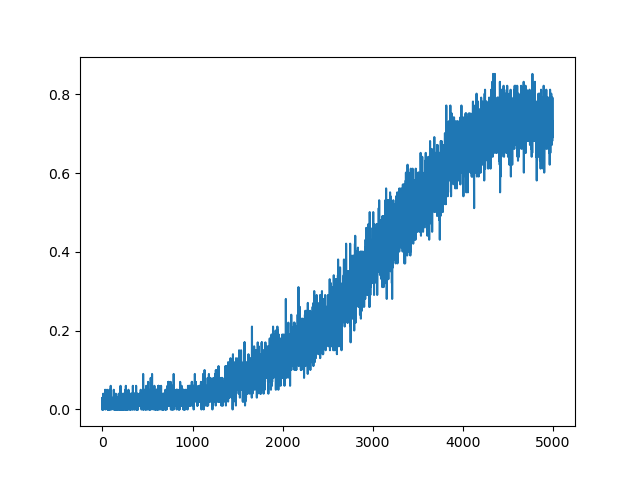

Reproduce this figure in Python.
import gym
import matplotlib.pyplot as plt
import numpy as np
from q_learning_agent import Agent

if __name__ == '__main__':

    env = gym.make('FrozenLake-v1')#, render_mode="human")

    agent = Agent(lr=0.001, gamma=0.9, eps_start=1.0, eps_end=0.01, eps_dec=0.9999995, n_actions=4, n_states=16)

    scores = []
    win_pct_list = []
    n_games = 500000

    for i in range(n_games):
        done = False
        observation = env.reset()
        observation = observation[0]
        score = 0
        #env.render()

        while not done:
            action = agent.choose_action(observation)
            observation_, reward, done, info, _ = env.step(action)
            agent.learn(observation, action, reward, observation_)
            score += reward
            observation = observation_
        scores.append(score)
        if i % 100 == 0.0:
            win_pct = np.mean(scores[-100:])
            win_pct_list.append(win_pct)
            if i % 1000 == 0.0:
                print('episode ', i, 'win_pct %.2f' % win_pct,
                      'epsilon %.2f' % agent.epsilon)
                
plt.plot(win_pct_list)
plt.show()
